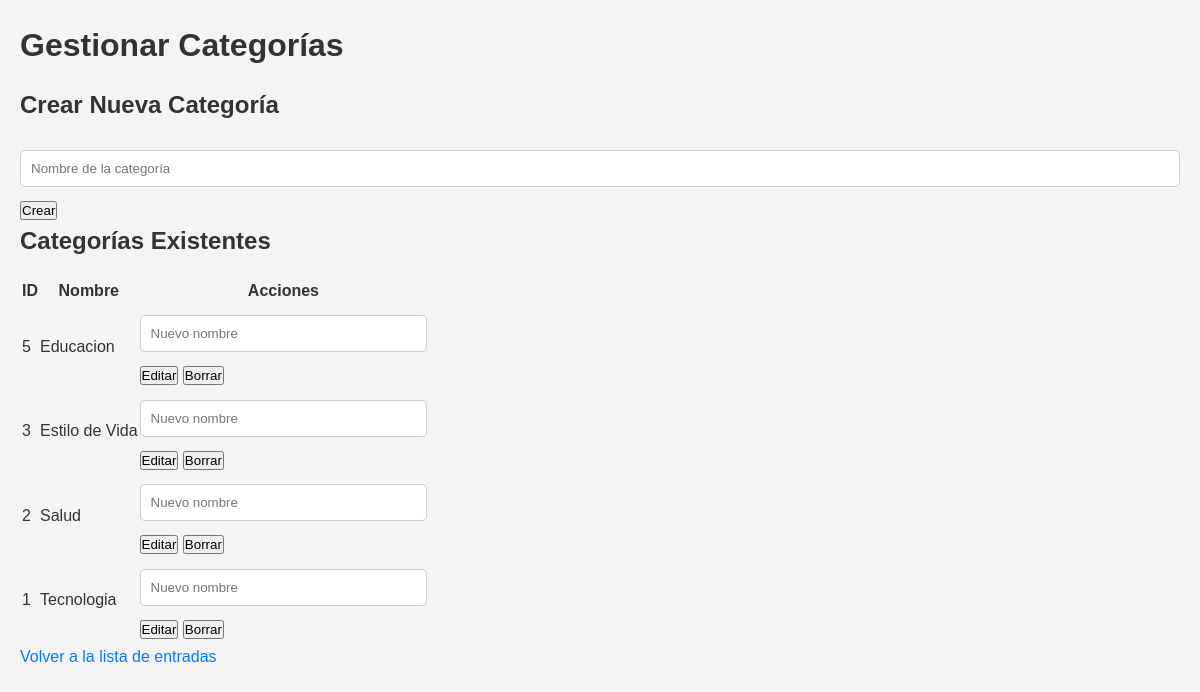
Page /views/manage_categories.php (signed in) on the committed database.
### tables this page shows
CREATE TABLE `categories` (
  `id` int(11) NOT NULL,
  `name` varchar(100) NOT NULL,
  `created_at` timestamp NOT NULL DEFAULT current_timestamp()
);

### models/Category.php (called while the page is built, shortened)
<?php
class Category {
    private $pdo;
    public function __construct($pdo) {
        $this->pdo = $pdo;
    }
    public function getAllCategories() {
        $stmt = $this->pdo->query("SELECT id, name FROM categories");
        return $stmt->fetchAll(PDO::FETCH_ASSOC);
    }
}
?>

### views/manage_categories.php (the view, shortened to what this page needs)
<?php
require_once '../models/Category.php';
$pdo = new PDO('mysql:host=localhost;dbname=blog', 'root', '');
$categoryModel = new Category($pdo);
$categories = $categoryModel->getAllCategories();
?>
<!DOCTYPE html>
<html lang="es">
<head>
    <link rel="stylesheet" href="../css/styles.css">
</head>
<body>
    <h1>Gestionar Categorías</h1>
    <h2>Crear Nueva Categoría</h2>
    <form method="POST">
        <input type="text" name="category_name" placeholder="Nombre de la categoría" required>
        <button type="submit" name="create">Crear</button>
    </form>
    <h2>Categorías Existentes</h2>
    <table>
        <thead>
            <tr>
                <th>ID</th>
                <th>Nombre</th>
                <th>Acciones</th>
            </tr>
        </thead>
        <tbody>
            <?php foreach ($categories as $category): ?>
                <tr>
                    <td><?php echo htmlspecialchars($category['id']); ?></td>
                    <td><?php echo htmlspecialchars($category['name']); ?></td>
                    <td>
                        <form method="POST" style="display:inline;">
                            <input type="text" name="new_category_name" placeholder="Nuevo nombre" required>
                            <button type="submit" name="edit">Editar</button>
                        </form>
                        <form method="POST" style="display:inline;">
                            <button type="submit" name="delete" onclick="return confirm('¿Estás seguro de que deseas borrar esta categoría?');">Borrar</button>
                        </form>
                    </td>
                </tr>
            <?php endforeach; ?>
        </tbody>
    </table>
    <a href="dashboard.php">Volver a la lista de entradas</a>
</body>
</html>

### css/styles.css (style rules this page uses)
* { margin: 0; padding: 0; box-sizing: border-box; }
body { font-family: Arial, sans-serif; line-height: 1.6; background-color: #f4f4f4; color: #333; padding: 20px; }
h1, h2, h3 { color: #333; margin-bottom: 15px; }
a { color: #007bff; text-decoration: none; }
input[type="text"], input[type="password"], input[type="email"], textarea, select { width: 100%; padding: 10px; margin: 10px 0; border: 1px solid #ccc; border-radius: 5px; }

### rows in the picture
categories: id "5", name "Educacion"
categories: id "3", name "Estilo de Vida"
categories: id "2", name "Salud"
categories: id "1", name "Tecnologia"
